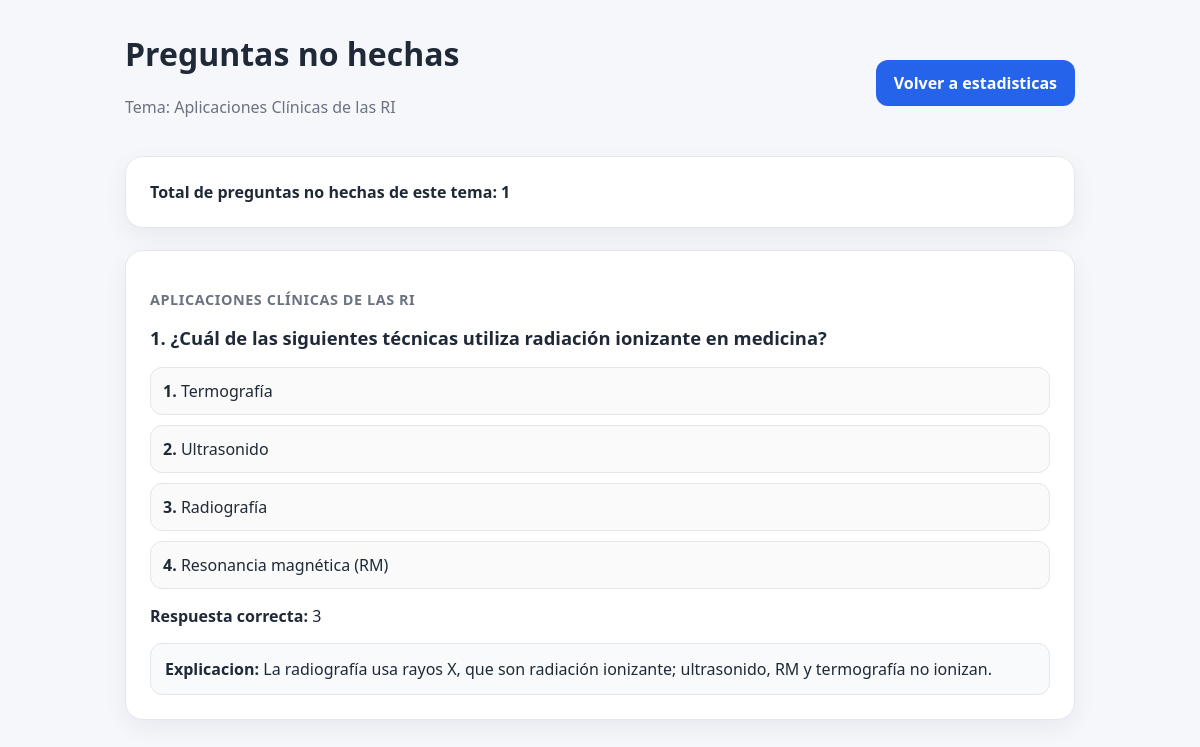
The page /preguntas-no-hechas?tema=Aplicaciones+Clínicas+de+las+RI on the database its author committed.
### tables this page shows
CREATE TABLE question_attempts (
                id INTEGER PRIMARY KEY AUTOINCREMENT,
                question_id INTEGER NOT NULL,
                enunciado TEXT NOT NULL,
                tema TEXT NOT NULL,
                respuesta_correcta INTEGER NOT NULL,
                respuesta_usuario INTEGER NOT NULL,
                es_correcta INTEGER NOT NULL,
                created_at TEXT NOT NULL DEFAULT CURRENT_TIMESTAMP
            );

### src/quiz_estudio/blueprints/stats.py (the view, shortened to what this page needs)
@stats_bp.route("/preguntas-no-hechas")
def preguntas_no_hechas():
    selected_tema = request.args.get("tema", "").strip()
    questions = get_unseen_questions_by_topic(selected_tema)
    return render_template(
        "preguntas_no_hechas.html",
        error=None,
        selected_tema=selected_tema,
        questions=questions,
        total=len(questions),
    )

### src/quiz_estudio/csv_repository.py (called while the page is built)
def normalize_text(text: str) -> str:
    return re.sub(r"\s+", " ", text.strip()).lower()

### src/quiz_estudio/db.py (called while the page is built)
def get_db_connection() -> sqlite3.Connection:
    connection = sqlite3.connect(DB_PATH)
    connection.row_factory = sqlite3.Row
    return connection

### src/quiz_estudio/services/stats_service.py (called while the page is built)
def get_seen_question_enunciados_by_topic() -> dict[str, set[str]]:
    seen_by_topic: dict[str, set[str]] = {}
    with get_db_connection() as connection:
        rows = connection.execute(
            """
            SELECT tema, enunciado
            FROM question_attempts
            WHERE enunciado IS NOT NULL
            """
        ).fetchall()
    for row in rows:
        tema = row["tema"]
        enunciado = normalize_text(row["enunciado"])
        if not tema or not enunciado:
            continue
        seen_by_topic.setdefault(tema, set()).add(enunciado)
    return seen_by_topic

def get_unseen_questions_by_topic(tema: str) -> list[dict[str, Any]]:
    questions_by_topic = get_questions_by_topic_from_csv()
    seen_enunciados = get_seen_question_enunciados_by_topic().get(tema, set())
    return [
        question
        for question in questions_by_topic.get(tema, [])
        if normalize_text(question["enunciado"]) not in seen_enunciados
    ]

### src/quiz_estudio/templates/preguntas_no_hechas.html
{% extends "base.html" %}
{% block content %}
<header class="topbar">
    <div>
        <h1>Preguntas no hechas</h1>
        {% if selected_tema %}
            <p class="hint">Tema: {{ selected_tema }}</p>
        {% endif %}
    </div>
    <a href="{{ url_for('stats.estadisticas') }}">Volver a estadisticas</a>
</header>
{% if error %}
    <section class="card">
        <p class="error">{{ error }}</p>
    </section>
{% else %}
    <section class="card">
        <strong>Total de preguntas no hechas de este tema: {{ total }}</strong>
    </section>
    {% if questions %}
        {% for q in questions %}
            <section class="question-card">
                <p class="topic">{{ q.tema }}</p>
                <h2>{{ loop.index }}. {{ q.enunciado }}</h2>
                <div class="options-result">
                    {% for i in range(1, 5) %}
                        <div class="option-result">
                            <strong>{{ i }}.</strong> {{ q["opcion_" ~ i] }}
                        </div>
                    {% endfor %}
                </div>
                <p><strong>Respuesta correcta:</strong> {{ q.respuesta_correcta }}</p>
                {% if q.explicacion %}
                    <div class="explanation">
                        <strong>Explicacion:</strong> {{ q.explicacion }}
                    </div>
                {% endif %}
            </section>
        {% endfor %}
    {% else %}
        <section class="card">
            <p class="hint">No hay preguntas pendientes para este tema.</p>
        </section>
    {% endif %}
{% endif %}
{% endblock %}

### src/quiz_estudio/static/styles.css (style rules this page uses)
:root { --bg: #f5f7fb; --card: #ffffff; --text: #1f2937; --muted: #6b7280; --border: #e5e7eb; --primary: #2563eb; --correct-bg: #ecfdf5; --correct-border: #10b981; --wrong-bg: #fef2f2; --wrong-border: #ef4444; }
* { box-sizing: border-box; }
body { margin: 0; font-family: system-ui, -apple-system, BlinkMacSystemFont, "Segoe UI", sans-serif; background: var(--bg); color: var(--text); }
.card, .question-card { background: var(--card); border: 1px solid var(--border); border-radius: 18px; padding: 24px; margin-bottom: 22px; box-shadow: 0 8px 24px rgba(15, 23, 42, 0.06); }
h1 { margin-top: 0; }
h2 { font-size: 1.15rem; line-height: 1.5; }
button, .topbar a, .secondary-actions a, .pagination a, .pagination span { display: inline-block; border: 0; border-radius: 12px; padding: 12px 18px; background: var(--primary); color: white; font-weight: 700; text-decoration: none; cursor: pointer; }
.topbar { display: flex; align-items: center; justify-content: space-between; gap: 18px; margin-bottom: 22px; }
.topic { color: var(--muted); font-size: 0.9rem; font-weight: 700; text-transform: uppercase; letter-spacing: 0.04em; }
.hint { color: var(--muted); }
.options-result { display: grid; gap: 10px; }
.option-result { padding: 12px; border: 1px solid var(--border); border-radius: 12px; background: #fafafa; }
.explanation { margin-top: 16px; padding: 14px; border-radius: 12px; background: #f8fafc; border: 1px solid var(--border); }

### rows shown on the page
question_attempts: tema "Aplicaciones Clínicas de las RI", tema "APLICACIONES CLÍNICAS DE LAS RI", enunciado "¿Cuál de las siguientes técnicas utiliza radiación ionizante en medicina?", i "1" "2" "3" "4", q "Termografía" "Ultrasonido" "Radiografía" "Resonancia magnética (RM)", respuesta_correcta "3", explicacion "La radiografía usa rayos X, que son radiación ionizante; ultrasonido, RM y termografía no ionizan."

### other values the page prints
{{ total }} "1"
